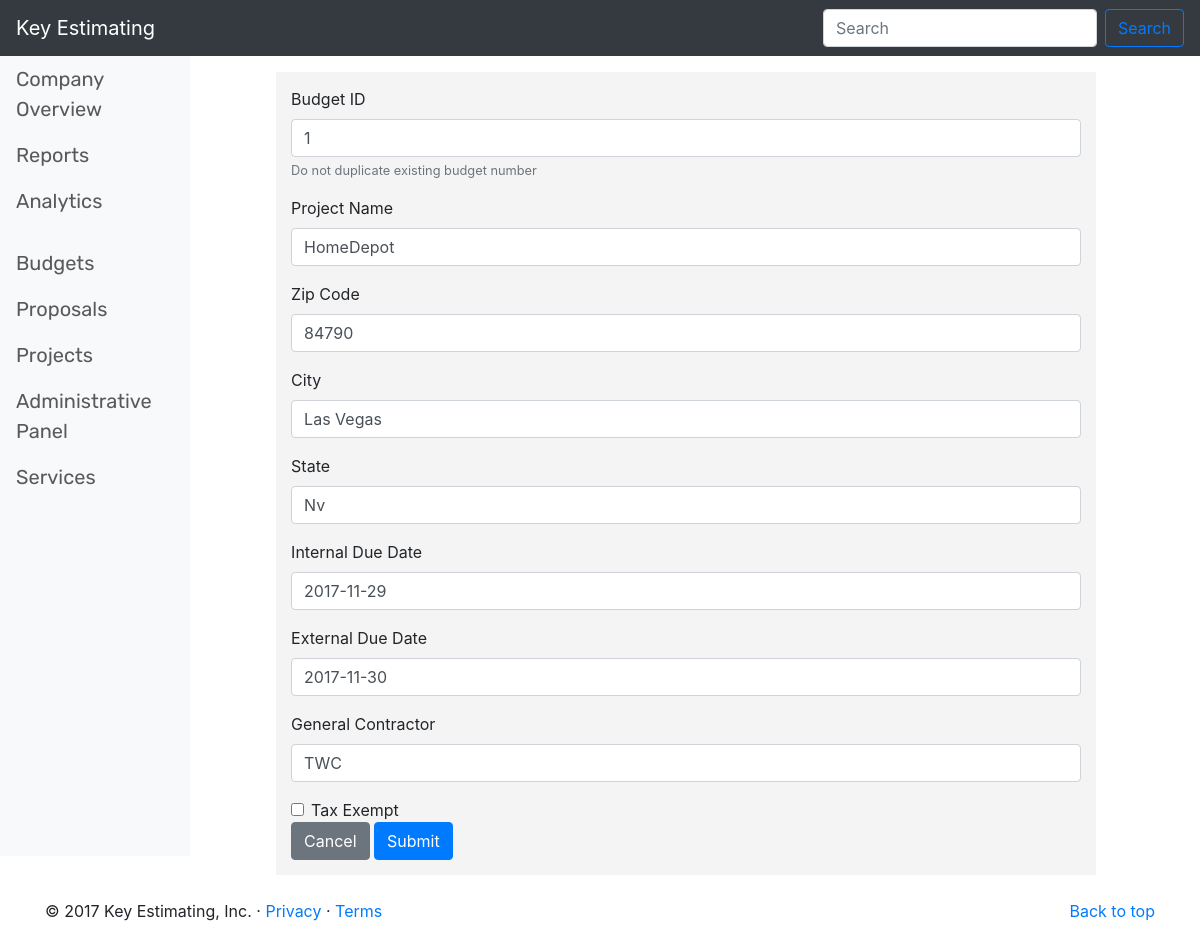
The page /templates/budget/edit/1 on the database as committed earlier.
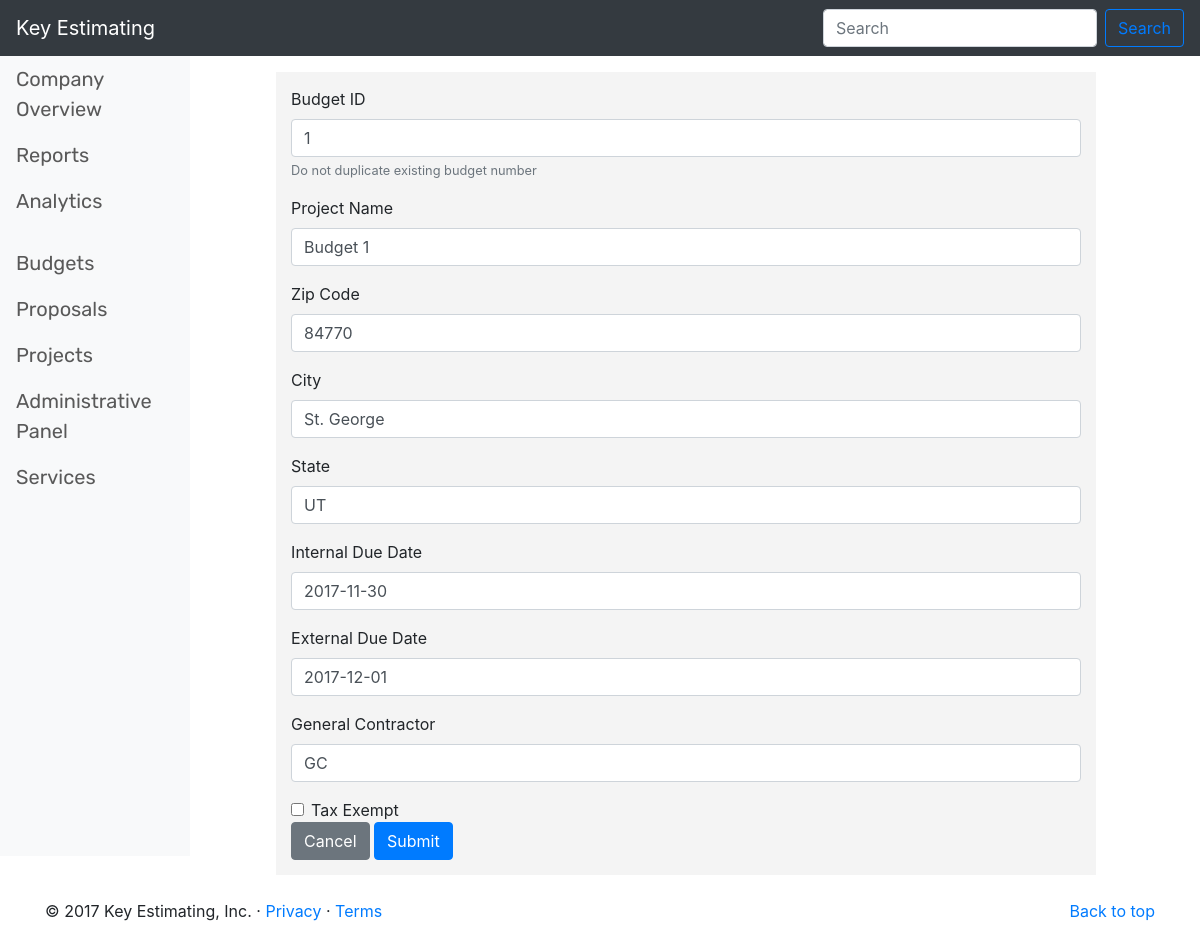
The same page on the database as committed later.
### WebApp/models.py (models this page shows, shortened)
class openBudgets(models.Model): #come back in and set appropriate fields to blank=false to force user to input information
    TAX_EXEMPT = '*'
    NOT_TAX_EXEMPT = ''
    IN_PROGRESS = 'In Progress'
    READY_TO_REVIEW = 'Ready For Review'
    REVIEWED = 'Reviewed'
    COMPLETE = 'Complete'
    BUDGET_STATUS_CHOICES = (
        (IN_PROGRESS, 'In Progress'),
        (READY_TO_REVIEW, 'Ready To Review'),
        (REVIEWED, 'Reviewed'),
        (COMPLETE, 'Completed'),
    )
    budget_id = models.PositiveIntegerField(unique = True)
    zip_code = models.PositiveIntegerField(unique = False)
    created = models.DateField(auto_now_add=True, editable=False)
    project_name = models.CharField(max_length = 255, unique = True)
    city = models.CharField(max_length = 35, unique = False)
    state = models.CharField(max_length = 35, unique = False)
    internal_due_date = models.DateField()
    external_due_date = models.DateField()
    estimator = models.CharField(null = True, blank = True, max_length = 50, unique = False)
    budget_amount = models.DecimalField(null = True, blank = True, max_digits = 15, decimal_places = 8)
    budget_complete = models.CharField(
        max_length = 20,
        choices = BUDGET_STATUS_CHOICES,
        default = IN_PROGRESS
    )
    tax_exempt_status = models.BooleanField()
    revised_date = models.DateField(auto_now=True, editable=False)
    general_contractor = models.CharField(max_length = 50, unique = False)
    class Meta:
        ordering = ['-budget_id']

### WebApp/views.py (the view)
# urls.py: url(r'^budget/edit/(?P<pk>\d+)$', views.budget_update, name='budget_edit'),
def budget_update(request, pk):
    budget = get_object_or_404(openBudgets, pk = pk)
    form = NewBudgetForm(request.POST or None, instance = budget)
    if form.is_valid():
        form.clean()
        form.save(commit=True)
        return redirect('budgets')
    return render(request, 'new_budget_information_page.html', {'form':form})

### WebApp/templates/new_budget_information_page.html (shortened to what this page needs)
{% extends 'base.html' %}
{% block content %}
    <div class="col-lg-8" style="background-color: #F4F4F4; margin-left: 7%; margin-top: 1em; margin-bottom: auto; padding: 15px">
        <form action="" method="post"> {% csrf_token %}
            <div class="form-group">
                <label for="BudgetId">Budget ID</label>
                {{ form.budget_id }}
                <small id="budgetHelp" class="form-text text-muted">Do not duplicate existing budget number</small>
            </div>
            <div class="form-group">
                <label for="ProjectName">Project Name</label>
                {{ form.project_name }}
            </div>
            <div class="form-group">
                <label for="ZipCode">Zip Code</label>
                {{ form.zip_code }}
            </div>
            <div class="form-group">
                <label for="City">City</label>
                {{ form.city }}
            </div>
            <div class="form-group">
                <label for="State">State</label>
                {{ form.state }}
            </div>
            <div class="form-group">
                <label for="InternalDueDate">Internal Due Date</label>
                {{ form.internal_due_date }}
            </div>
            <div class="form-group">
                <label for="ExternalDueDate">External Due Date</label>
                {{ form.external_due_date }}
            </div>
            <div class="form-group">
                <label for="GeneralContractor">General Contractor</label>
                {{ form.general_contractor }}
            </div>
            <div class="form-check">
                <label class="form-check-label">
                    {{ form.tax_exempt_status }} Tax Exempt
                </label>
            </div>
            <a href={% url 'budgets' %}<button type="button" class="btn btn-secondary">Cancel</a>
            <button type="submit" class="btn btn-primary">Submit</button>
        </form>
    </div>
{% endblock %}

### WebApp/templates/base.html (shortened to what this page needs)
<!Doctype html>
{% load staticfiles %}
<html lang="en" class="gr__getbootstrap_com">
    <head>
        <link rel="stylesheet" href="https://maxcdn.bootstrapcdn.com/bootstrap/4.0.0-beta.2/css/bootstrap.min.css">
        <link rel="stylesheet" type="text/css" href="{% static "css/style.css" %}">
    </head>
        <header>
            <nav class="navbar navbar-dark bg-dark justify-content-between">
                <a class="navbar-brand" style="color: white;">Key Estimating</a>
                <form class="form-inline">
                    <input class="form-control mr-sm-2" type="search" placeholder="Search" aria-label="Search">
                    <button class="btn btn-outline-primary my-2 my-sm-0" type="submit">Search</button>
                </form>
            </nav>
        </header>
    <body>
        <div class="row">
            <nav class="col-sm-3 col-md-2 d-none d-sm-block bg-light sidebar full-length-nav">
                <ul class="nav nav-pills flex-column">
                    <div class="VerticalNav">
                        <li class="nav-item">
                            <a class="nav-link" href={% url 'main_screen' %}>Company Overview <span class="sr-only">(current)</span></a>
                        </li>
                        <li class="nav-item">
                            <a class="nav-link" href={% url 'reports' %}>Reports</a>
                        </li>
                        <li class="nav-item">
                            <a class="nav-link" href={% url 'analytics' %}>Analytics</a>
                        </li>
                        <li class="nav-item">
                            <a class="nav-link" href="#"></a>
                        </li>
                        <li class="nav-item">
                            <a class="nav-link" href={% url 'budgets' %}>Budgets</a>
                        </li>
                        <li class="nav-item">
                            <a class="nav-link" href="#">Proposals</a>
                        </li>
                        <li class="nav-item">
                            <a class="nav-link" href="#">Projects</a>
                        </li>
                        <li class="nav-item">
                            <a class="nav-link" href="#">Administrative Panel</a>
                        </li>
                        <li class="nav-item">
                            <a class="nav-link" href={% url 'services' %}>Services</a>
                        </li>
                    </div>
                </ul>
            </nav>
            {% block content %}{% endblock %}
            </div>
    </body>
    <footer class="container">
        <p class="float-right"><a href="#">Back to top</a></p>
        <p>© 2017 Key Estimating, Inc. · <a href="#">Privacy</a> · <a href="#">Terms</a></p>
    </footer>
</html>

### WebApp/static/css/style.css (style rules this page uses)
.container { margin-top: 2%; }
.VerticalNav { font-family: 'Rubik', sans-serif; font-size: 20px; }
.VerticalNav a { color: #595959; }
footer { bottom: 0; left: 0; }
.float-right { left: o; }
.full-length-nav { height: 100vh; }

Rows that differ between the two databases and show on the page:
changed openBudgets: project_name "HomeDepot" → "Budget 1"; zip_code "84790" → "84770"; city "Las Vegas" → "St. George"; state "Nv" → "UT"; internal_due_date "2017-11-29" → "2017-11-30"; external_due_date "2017-11-30" → "2017-12-01"; general_contractor "TWC" → "GC"
